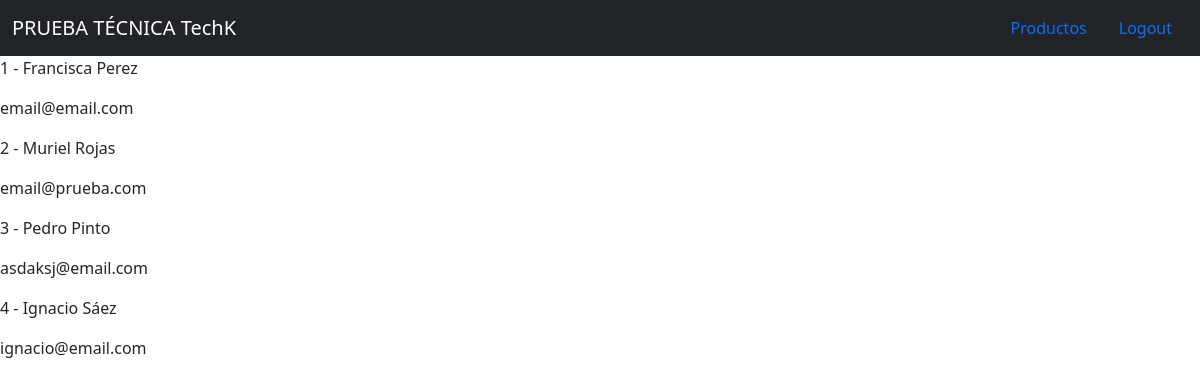
The app's page /motoristas/ (signed in) with its own data.
### motoristas/models.py (models this page shows, shortened)
class Motorista(models.Model):
    nombre = models.CharField(max_length=30)
    apellido = models.CharField(max_length=30)
    email = models.EmailField(max_length=50, null=True)
    zona = models.CharField(max_length=50, null=False, default="Zona Santiago")

### motoristas/views.py (the view)
# urls.py: path('motoristas/', motorista_list_view, name='motoristas'),
@login_required
def motorista_list_view(request):
    motorista_list = Motorista.objects.all()
    context = {
        'motorista_list':motorista_list
    }
    return render(request, "motoristas/motorista_list.html", context)

### motoristas/templates/motoristas/motorista_list.html
{% extends "base.html" %}
{%block content%}
{% for instance in motorista_list%}
<div>
    <p>{{instance.id}} - {{instance.nombre}} {{instance.apellido}}</p>
    <p>{{instance.email}}</p>
</div>
{%endfor%}
{%endblock%}

### records on screen
Motorista: id "1", nombre "Francisca", apellido "Perez", email "email@email.com"
Motorista: id "2", nombre "Muriel", apellido "Rojas", email "email@prueba.com"
Motorista: id "3", nombre "Pedro", apellido "Pinto", email "asdaksj@email.com"
Motorista: id "4", nombre "Ignacio", apellido "Sáez", email "ignacio@email.com"
